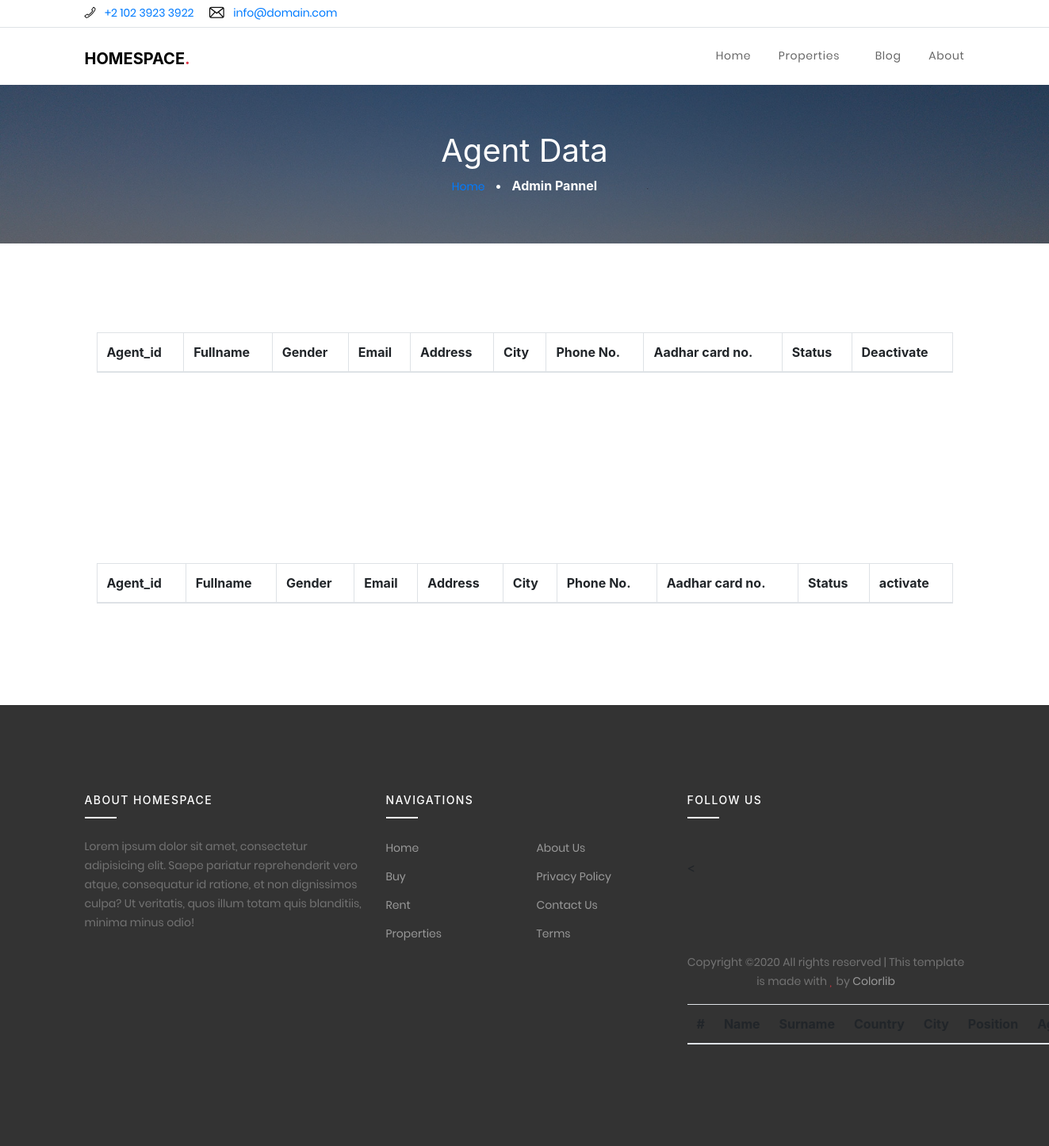
Before: /agentdata/ with the older database file.
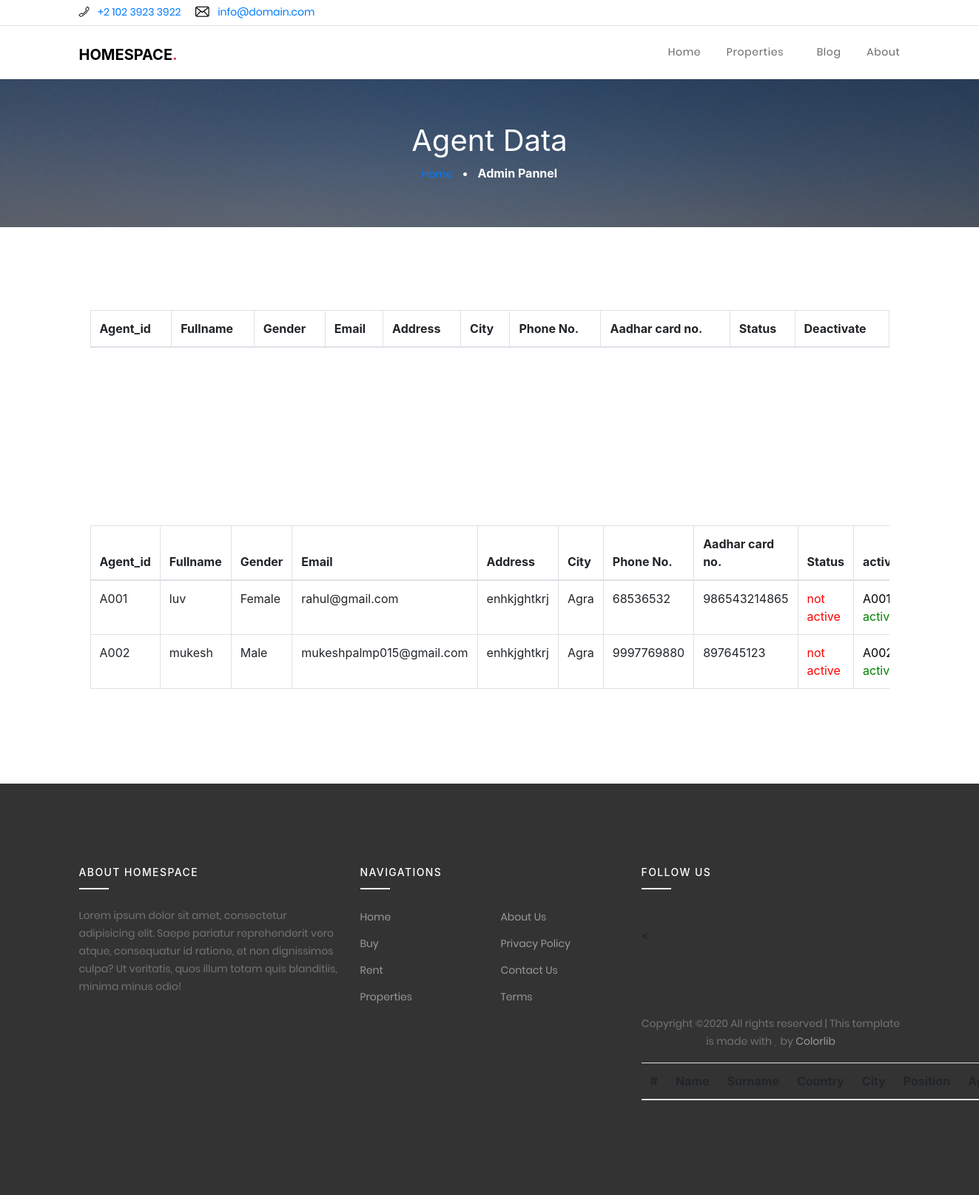
After: the same page with the newer database file.
### realstateapp/models.py (models this page shows)
class agent_account(models.Model):
	agent_id=models.CharField(max_length=20)
	name=models.CharField(max_length=40)
	gender=models.CharField(max_length=10)
	email=models.CharField(max_length=50)
	address=models.CharField(max_length=400)
	city=models.CharField(max_length=20)
	phone=models.CharField(max_length=15)
	aadhar=models.CharField(max_length=16)
	password=models.CharField(max_length=40)
	status = models.CharField(max_length=10)
	class Meta:
		db_table="agent_account"

### realstateapp/views.py (the view)
# urls.py: path('agentdata/', agentdata),
@csrf_exempt
def agentdata(request):
	s='active'
	u= 'not active'
	agent=agent_account.objects.filter(status=s)
	notagent=agent_account.objects.filter(status=u)
	return render(request, 'agentsdata.html', {'active': agent, 'deactive': notagent})

### realstateapp/templates/agentsdata.html (shortened to what this page needs)
{% load static %}
<!DOCTYPE html>
<html lang="en">
  <head>
    <link rel="stylesheet" href="{% static 'fonts/icomoon/style.css' %}">
    <link rel="stylesheet" href="{% static 'css/bootstrap.min.css' %}">
    <link rel="stylesheet" href="{% static 'css/magnific-popup.css' %}">
    <link rel="stylesheet" href="{% static 'css/jquery-ui.css' %}">
    <link rel="stylesheet" href="{% static 'css/owl.carousel.min.css' %}">
    <link rel="stylesheet" href="{% static 'css/owl.theme.default.min.css' %}">
    <link rel="stylesheet" href="{% static 'css/bootstrap-datepicker.css' %}">
    <link rel="stylesheet" href="{% static 'css/mediaelementplayer.css' %}">
    <link rel="stylesheet" href="{% static 'css/animate.css' %}">
    <link rel="stylesheet" href="{% static 'fonts/flaticon/font/flaticon.css' %}">
    <link rel="stylesheet" href="{% static 'css/fl-bigmug-line.css' %}">
    <link rel="stylesheet" href="{% static 'css/aos.css' %}">
    <link rel="stylesheet" href="{% static 'css/style.css' %}">
  <link rel="stylesheet" type="text/css" href="{% static 'vendor/bootstrap/css/bootstrap.min.css' %}">
  <link rel="stylesheet" type="text/css" href="{% static 'fonts/font-awesome-4.7.0/css/font-awesome.min.css' %}">
  <link rel="stylesheet" type="text/css" href="{% static 'vendor/animate/animate.css' %}">
  <link rel="stylesheet" type="text/css" href="{% static 'vendor/css-hamburgers/hamburgers.min.css' %}">
  <link rel="stylesheet" type="text/css" href="{% static 'vendor/select2/select2.min.css' %}">
    <link rel="stylesheet" type="text/css" href="{% static 'css/utillogin.css' %}">
   <link rel="stylesheet" type="text/css" href="{% static 'css/mainlogin.css' %}">
    <link rel="stylesheet" href="https://maxcdn.bootstrapcdn.com/bootstrap/4.4.1/css/bootstrap.min.css">
  </head>
  <body>
  <div class="site-wrap">
    <div class="border-bottom bg-white top-bar">
      <div class="container">
        <div class="row align-items-center">
          <div class="col-6 col-md-6">
            <p class="mb-0">
              <a href="#" class="mr-3"><span class="text-black fl-bigmug-line-phone351"></span> <span class="d-none d-md-inline-block ml-2">+2 102 3923 3922</span></a>
              <a href="#"><span class="text-black fl-bigmug-line-email64"></span> <span class="d-none d-md-inline-block ml-2">info@domain.com</span></a>
            </p>
          </div>
          <div class="col-6 col-md-6 text-right">
            <a href="#" class="mr-3"><span class="text-black icon-facebook"></span></a>
            <a href="#" class="mr-3"><span class="text-black icon-twitter"></span></a>
            <a href="#" class="mr-0"><span class="text-black icon-linkedin"></span></a>
          </div>
        </div>
      </div>
    </div>
    <div class="site-navbar">
        <div class="container py-1">
          <div class="row align-items-center">
            <div class="col-8 col-md-8 col-lg-4">
              <h1 class=""><a href="\index\" class="h5 text-uppercase text-black"><strong>HomeSpace<span class="text-danger">.</span></strong></a></h1>
            </div>
            <div class="col-4 col-md-4 col-lg-8">
              <nav class="site-navigation text-right text-md-right" role="navigation">
                <ul class="site-menu js-clone-nav d-none d-lg-block">
                  <li>
                    <a href="\index\">Home</a>
                  </li>
                  <li class="has-children">
                    <a href="\properties\">Properties</a>
                  </li>
                  <li><a href="\blog\">Blog</a></li>
                  <li><a href="\about\">About</a></li>
                </ul>
              </nav>
            </div>
          </div>
        </div>
      </div>
    </div>
    <div class="site-blocks-cover inner-page-cover overlay" style="background-image: url({% static 'images/hero_bg_2.jpg' %});" data-aos="fade" data-stellar-background-ratio="0.5">
      <div class="container">
        <div class="row align-items-center justify-content-center text-center">
          <div class="col-md-10">
            <h1 class="mb-2">Agent Data</h1>
            <div><a href="\index\">Home</a> <span class="mx-2 text-white">&bullet;</span> <strong class="text-white">Admin Pannel</strong></div>
          </div>
        </div>
      </div>
    </div>
    <div class="site-section">
      <div class="container">
        <div class="container">
          <div class="table-responsive">
            <table class="table table-bordered">
              <thead>
                <tr>
                  <th>Agent_id</th>
                  <th>Fullname</th>
                  <th>Gender</th>
                  <th>Email</th>
                  <th>Address</th>
                  <th>City</th>
                  <th>Phone No.</th>
                  <th>Aadhar card no.</th>
                  <th>Status</th>
                  <th>Deactivate</th>
                </tr>
              </thead>
            </table>
          </div>
        </div>
      </div>
    </div>
  <div class="site-section">
      <div class="container">
        <div class="container">
          <div class="table-responsive">
            <table class="table table-bordered">
              <thead>
                <tr>
                  <th>Agent_id</th>
                  <th>Fullname</th>
                  <th>Gender</th>
                  <th>Email</th>
                  <th>Address</th>
                  <th>City</th>
                  <th>Phone No.</th>
                  <th>Aadhar card no.</th>
                  <th>Status</th>
                  <th>activate</th>
                </tr>
              </thead>
              <tbody>
              {% for i in deactive %}
                <tr>
                  <td>{{i.agent_id}}</td>
                  <td>{{i.name}}</td>
                  <td>{{i.gender}}</td>
                  <td>{{i.email}}</td>
                  <td>{{i.address}}</td>
                  <td>{{i.city}}</td>
                  <td>{{i.phone}}</td>
                  <td>{{i.aadhar}}</td>
                  <td style="color:red;">{{i.status}}</td>
                  <td>{% csrf_token %}
                  <form action="\make_active_agent\" method="POST">
                    <input type="text" name="set" value="{{i.agent_id}}">
                    <button style="color:green; ">active</button></td>
                </tr>
                {% endfor %}
              </tbody>
            </table>
          </div>
        </div>
      </div>
    </div>
    <footer class="site-footer">
      <div class="container">
        <div class="row">
          <div class="col-lg-4">
            <div class="mb-5">
              <h3 class="footer-heading mb-4">About HomeSpace</h3>
              <p>Lorem ipsum dolor sit amet, consectetur adipisicing elit. Saepe pariatur reprehenderit vero atque, consequatur id ratione, et non dignissimos culpa? Ut veritatis, quos illum totam quis blanditiis, minima minus odio!</p>
            </div>
          </div>
          <div class="col-lg-4 mb-5 mb-lg-0">
            <div class="row mb-5">
              <div class="col-md-12">
                <h3 class="footer-heading mb-4">Navigations</h3>
              </div>
              <div class="col-md-6 col-lg-6">
                <ul class="list-unstyled">
                  <li><a href="\index\">Home</a></li>
                  <li><a href="#">Buy</a></li>
                  <li><a href="#">Rent</a></li>
                  <li><a href="\properties\">Properties</a></li>
                </ul>
              </div>
              <div class="col-md-6 col-lg-6">
                <ul class="list-unstyled">
                  <li><a href="\about\">About Us</a></li>
                  <li><a href="#">Privacy Policy</a></li>
                  <li><a href="\contact\">Contact Us</a></li>
                  <li><a href="#">Terms</a></li>
                </ul>
              </div>
            </div>
          </div>
          <div class="col-lg-4 mb-5 mb-lg-0">
            <h3 class="footer-heading mb-4">Follow Us</h3>
                <div>
                  <a href="#" class="pl-0 pr-3"><span class="icon-facebook"></span></a>
                  <a href="#" class="pl-3 pr-3"><span class="icon-twitter"></span></a>
                  <a href="#" class="pl-3 pr-3"><span class="icon-instagram"></span></a>
                  <a href="#" class="pl-3 pr-3"><span class="icon-linkedin"></span></a>
                </div>
                 <div>
<table class="table table-striped w-auto">
  <thead>
    <tr>
      <th>#</th>
      <th>Name</th>
      <th>Surname</th>
      <th>Country</th>
      <th>City</th>
      <th>Position</th>
      <th>Age</th>
    </tr>
  </thead>
                  </div>
          </div>
        </div>
        <div class="row pt-5 mt-5 text-center">
          <div class="col-md-12">
            <p>
            Copyright &copy;</script><script>document.write(new Date().getFullYear());</script> All rights reserved | This template is made with <i class="icon-heart text-danger" aria-hidden="true"></i> by <a href="https://colorlib.com" target="_blank" >Colorlib</a>
            </p>
          </div>
        </div>
      </div>
    </footer>
  </body>
</html>

### realstateapp/static/css/fl-bigmug-line.css (style rules this page uses)
.fl-bigmug-line-ico, [class^="fl-bigmug-line-"]:before, [class*=" fl-bigmug-line-"]:before, [class^="fl-bigmug-line-"]:after, [class*=" fl-bigmug-line-"]:after { font-family: 'fl-bigmug-line'; font-size: inherit; font-weight: 400; font-style: normal; -webkit-font-smoothing: antialiased; -moz-osx-font-smoothing: grayscale; }
.fl-bigmug-line-email64:before { content: "\e03c"; }
.fl-bigmug-line-phone351:before { content: "\e085"; }

### realstateapp/static/css/style.css (style rules this page uses)
body { line-height: 1.7; color: rgba(0, 0, 0, 0.6); font-weight: 400; font-size: 1rem; font-family: "Roboto Mono", SFMono-Regular, Menlo, Monaco, Consolas, "Liberation Mono", "Courier New", monospace; font-family: "Nunito Sans", -apple-system, BlinkMacSystemFont, "Segoe UI", Roboto, "Helvetica Neue", Arial, sans-serif, "Apple Color Emoji", "Segoe UI Emoji", "Segoe UI Symbol", "Noto Color Emoji"; }
a { -webkit-transition: .3s all ease; -o-transition: .3s all ease; transition: .3s all ease; }
.text-black { color: #000 !important; }
.site-wrap { position: relative; }
.site-wrap:before { -webkit-transition: .3s all ease-in-out; -o-transition: .3s all ease-in-out; transition: .3s all ease-in-out; background: rgba(0, 0, 0, 0.6); content: ""; position: absolute; z-index: 2000; top: 0; left: 0; right: 0; bottom: 0; opacity: 0; visibility: hidden; }
.site-section { padding: 3em 0; }
@media (min-width: 768px) { .site-section { padding: 7em 0; } }
.site-footer { padding: 4em 0; background: #333333; }
@media (min-width: 768px) { .site-footer { padding: 7em 0; } }
.site-footer p { color: #737373; }
.site-footer h2, .site-footer h3, .site-footer h4, .site-footer h5 { color: #fff; }
.site-footer a { color: #999999; }
.site-footer ul li { margin-bottom: 10px; }
.site-footer .footer-heading { font-size: 14px; text-transform: uppercase; letter-spacing: .1em; color: #fff; position: relative; padding-bottom: 15px; }
.site-footer .footer-heading:before { content: ""; background: #fff; width: 40px; height: 2px; position: absolute; bottom: 0; }
.top-bar { font-size: 14px; }
.site-navbar { margin-bottom: 0px; width: 100%; border-bottom: none; background: #fff; position: relative; z-index: 99; }
.site-navbar .site-navigation .site-menu { margin-bottom: 0; margin-left: 0; padding-left: 0; }
.site-navbar .site-navigation .site-menu a { text-decoration: none !important; display: inline-block; }
.site-navbar .site-navigation .site-menu > li { display: inline-block; padding: 10px 5px; }
.site-navbar .site-navigation .site-menu > li > a { padding: 10px 10px; letter-spacing: .05em; color: rgba(0, 0, 0, 0.6); text-decoration: none !important; }
.site-navbar .site-navigation .site-menu > li:last-child { padding-right: 0; }
.site-navbar .site-navigation .site-menu > li:last-child > a { padding-right: 0; }
.site-navbar .site-navigation .site-menu .has-children { position: relative; }
.site-navbar .site-navigation .site-menu .has-children > a { position: relative; padding-right: 20px; }
.site-navbar .site-navigation .site-menu .has-children > a:before { position: absolute; content: "\e313"; font-size: 16px; top: 50%; right: 0; -webkit-transform: translateY(-50%); -ms-transform: translateY(-50%); transform: translateY(-50%); font-family: 'icomoon'; }
.site-mobile-menu .site-nav-wrap { padding: 0; margin: 0; list-style: none; position: relative; }
.site-mobile-menu .site-nav-wrap a { padding: 10px 20px; display: block; position: relative; color: #212529; }
.site-mobile-menu .site-nav-wrap li { position: relative; display: block; }
.site-mobile-menu .site-nav-wrap > li { display: block; position: relative; float: left; width: 100%; }
.site-mobile-menu .site-nav-wrap > li > a { padding-left: 20px; font-size: 20px; }
.top-bar { padding: 5px 0; border-color: #f2f2f2 !important; }
.site-blocks-cover { background-size: cover; background-repeat: no-repeat; background-position: center center; }
.site-blocks-cover.overlay { position: relative; }
.site-blocks-cover.overlay:before { position: absolute; content: ""; left: 0; bottom: 0; right: 0; top: 0; background: rgba(0, 0, 0, 0.4); }
.site-blocks-cover, .site-blocks-cover .row { min-height: 600px; height: calc(100vh - 134px); }
.site-blocks-cover.inner-page-cover, .site-blocks-cover.inner-page-cover .row { min-height: 200px; height: calc(20vh); }
.site-blocks-cover h1 { font-weight: 900; color: #fff; font-weight: normal; }

Changed rows visible on the page:
added agent_account: agent_id "A001", name "luv", gender "Female", email "rahul@gmail.com", address "enhkjghtkrj", city "Agra", phone "68536532", aadhar "986543214865", status "not active", set "A001"
added agent_account: agent_id "A002", name "mukesh", gender "Male", email "mukeshpalmp015@gmail.com", address "enhkjghtkrj", city "Agra", phone "9997769880", aadhar "897645123", status "not active", set "A002"
